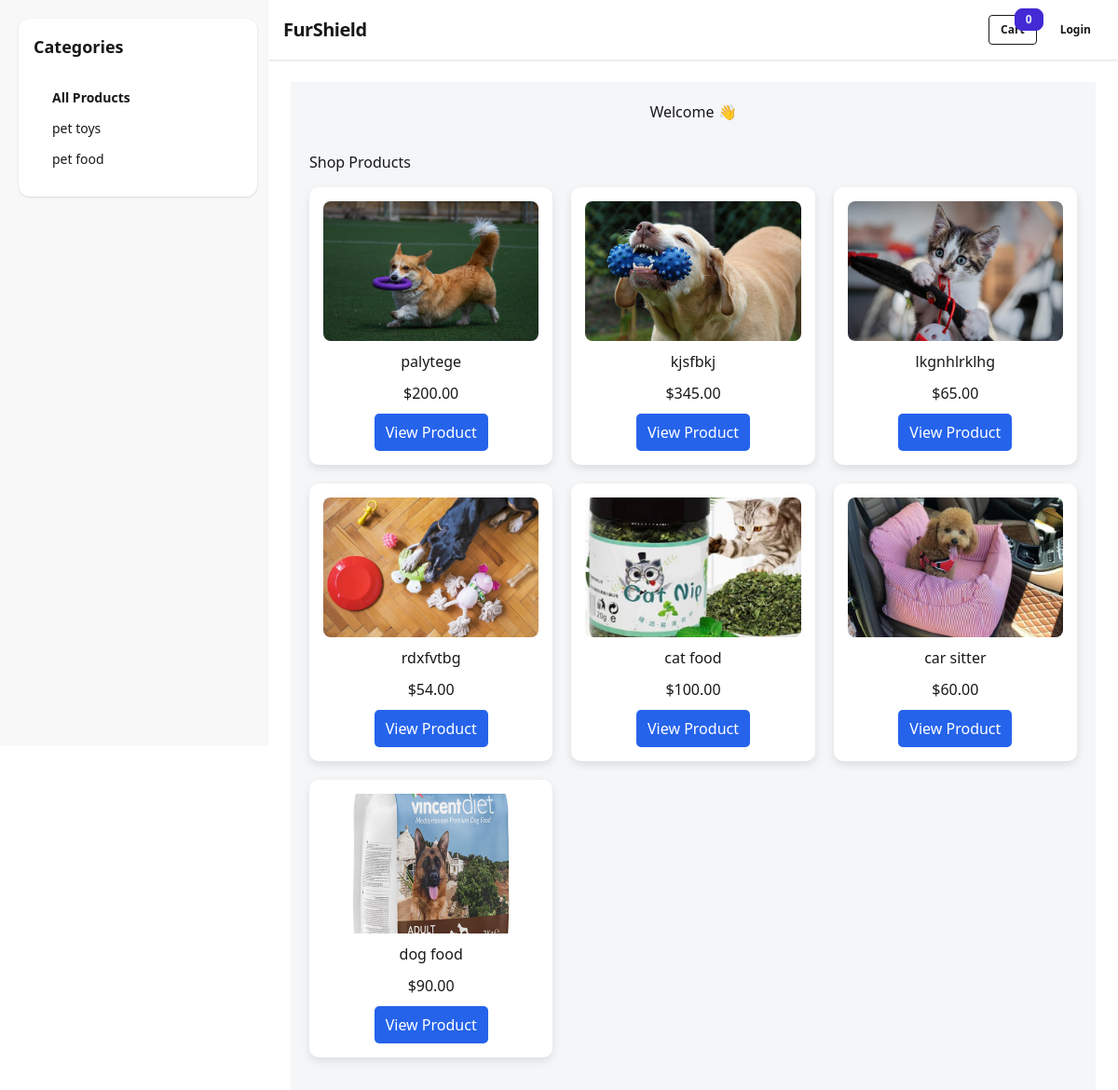
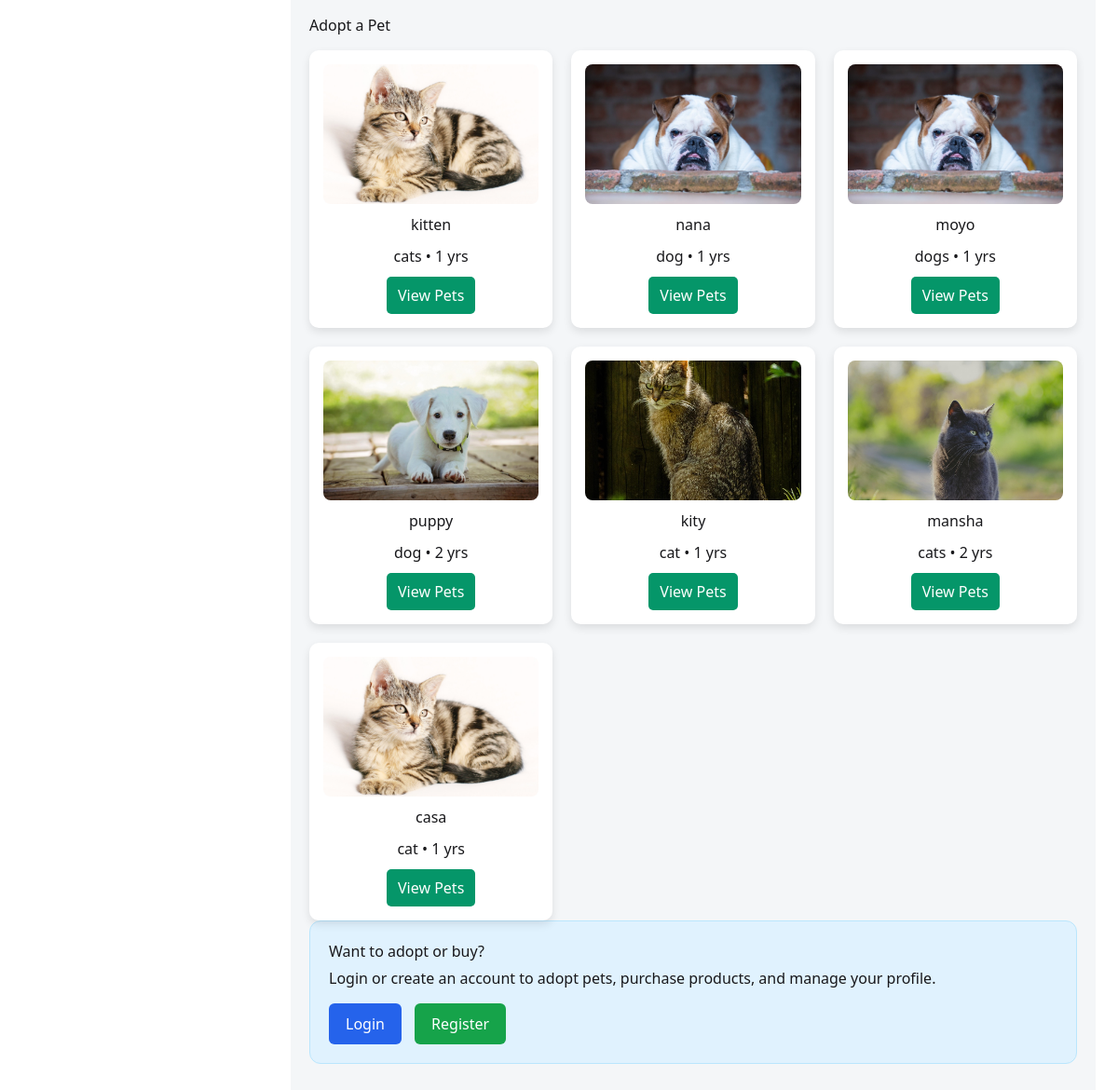
/guest/, run on the app's committed database (2 pictures, top to bottom).
### myapp/models.py (models this page shows, shortened)
class Product(models.Model):
    category = models.ForeignKey(
        Category,
        on_delete=models.CASCADE,
        related_name='products'
    )
    name = models.CharField(max_length=100)
    description = models.TextField()
    price = models.DecimalField(max_digits=10, decimal_places=2)
    image = models.ImageField(upload_to='product_images/')
    stock_quantity = models.PositiveIntegerField()

class Pet(models.Model):
    owner = models.ForeignKey(
        User,
        on_delete=models.CASCADE,
        related_name='pets',
        null=True,
        blank=True
    )
    shelter = models.ForeignKey(
        User,
        on_delete=models.CASCADE,
        related_name='shelter_pets',
        null=True,
        blank=True
    )
    is_adoptable = models.BooleanField(default=False)
    image = models.ImageField(upload_to='pets/', blank=True, null=True)
    pet_name = models.CharField(max_length=100)
    pet_type = models.CharField(max_length=50)
    age = models.PositiveIntegerField(null=True, blank=True)
    breed = models.CharField(max_length=100, blank=True)
    gender = models.CharField(max_length=20)
    special_needs = models.BooleanField(default=False)

class Category(models.Model):
    name = models.CharField(max_length=100)
    image = models.ImageField(upload_to='category_images/')

### myapp/views.py (the view)
# urls.py: path('guest/', views.guest_home, name='guest_home'),
def guest_home(request):
    products = Product.objects.all()
    pets = Pet.objects.filter(is_adoptable=True)
    return render(request, 'guest_home.html', {
        'products': products,
        'pets': pets
    })

### myapp/context_processors.py (called while the page is built)
def categories_processor(request):
    from .models import Category
    return {
        'categories': Category.objects.all()
    }

### myapp/templates/guest_home.html
{% extends 'base.html' %}
{% block content %}
<div style="padding: 20px; background: #f4f6f8; min-height: 100vh;">
    <h1 style="text-align:center; margin-bottom:30px;">
        Welcome 👋
    </h1>
    <div style="max-width:1100px; margin:0 auto 50px auto;">
        <h2 style="margin-bottom:15px;">Shop Products</h2>
        {% if products %}
            <div style="
                display:grid;
                grid-template-columns: repeat(auto-fill, minmax(220px, 1fr));
                gap:20px;
            ">
                {% for product in products %}
                    <div style="
                        background:white;
                        border-radius:10px;
                        padding:15px;
                        box-shadow:0 4px 10px rgba(0,0,0,0.1);
                        text-align:center;
                    ">
                        {% if product.image %}
                            <img src="{{ product.image.url }}"
                                 alt="{{ product.name }}"
                                 style="width:100%; height:150px; object-fit:cover; border-radius:8px;">
                        {% endif %}
                        <h3 style="margin:10px 0;">{{ product.name }}</h3>
                        <p>${{ product.price }}</p>
                        <a href="{% url 'product_detail' product.id %}"
                           style="
                               display:inline-block;
                               margin-top:10px;
                               padding:8px 12px;
                               background:#2563eb;
                               color:white;
                               text-decoration:none;
                               border-radius:5px;
                           ">
                            View Product
                        </a>
                    </div>
                {% endfor %}
            </div>
        {% else %}
            <p>No products available.</p>
        {% endif %}
    </div>
    <div style="max-width:1100px; margin:0 auto;">
        <h2 style="margin-bottom:15px;">Adopt a Pet</h2>
        {% if pets %}
            <div style="
                display:grid;
                grid-template-columns: repeat(auto-fill, minmax(220px, 1fr));
                gap:20px;
            ">
                {% for pet in pets %}
                    <div style="
                        background:white;
                        border-radius:10px;
                        padding:15px;
                        box-shadow:0 4px 10px rgba(0,0,0,0.1);
                        text-align:center;
                    ">
                        {% if pet.image %}
                            <img src="{{ pet.image.url }}"
                                 alt="{{ pet.pet_name }}"
                                 style="width:100%; height:150px; object-fit:cover; border-radius:8px;">
                        {% endif %}
                        <h3 style="margin:10px 0;">{{ pet.pet_name }}</h3>
                        <p>
                            {{ pet.pet_type }}
                            {% if pet.age %} • {{ pet.age }} yrs{% endif %}
                        </p>
                        <a href="{% url 'adoptable_pets' %}"
                           style="
                               display:inline-block;
                               margin-top:10px;
                               padding:8px 12px;
                               background:#059669;
                               color:white;
                               text-decoration:none;
                               border-radius:5px;
                           ">
                            View Pets
                        </a>
                    </div>
                {% endfor %}
            </div>
        {% else %}
            <p>No pets available for adoption right now.</p>
        {% endif %}
    </div>
    {% if not user.is_authenticated %}
<div style="
    max-width:1100px;
    margin:0 auto 40px auto;
    padding:20px;
    background:#e0f2fe;
    border:1px solid #bae6fd;
    border-radius:12px;
    display:flex;
    flex-wrap:wrap;
    justify-content:space-between;
    align-items:center;
    gap:15px;
">
    <div>
        <h2 style="margin:0 0 5px 0;">Want to adopt or buy?</h2>
        <p style="margin:0;">
            Login or create an account to adopt pets, purchase products,
            and manage your profile.
        </p>
    </div>
    <div>
        <a href="{% url 'login' %}"
           style="
               padding:10px 18px;
               background:#2563eb;
               color:white;
               text-decoration:none;
               border-radius:6px;
               margin-right:10px;
               display:inline-block;
           ">
            Login
        </a>
        <a href="{% url 'register' %}"
           style="
               padding:10px 18px;
               background:#16a34a;
               color:white;
               text-decoration:none;
               border-radius:6px;
               display:inline-block;
           ">
            Register
        </a>
    </div>
</div>
{% endif %}
</div>
{% endblock %}

### myapp/templates/partials/category_sidebar.html
<div class="w-full md:w-64 bg-base-100 rounded-xl shadow p-4">
  <h3 class="text-lg font-bold mb-4">Categories</h3>
  <ul class="menu bg-base-100 rounded-box">
    <li>
      <a href="{% url 'view_products' %}" class="font-semibold">
        All Products
      </a>
    </li>
    {% for category in categories %}
    <li>
      <a href="{% url 'category_products' category.id %}">
        {{ category.name }}
      </a>
    </li>
    {% empty %}
    <li class="opacity-70">No categories</li>
    {% endfor %}
  </ul>
</div>

### data on the page
Product: image (picture), name "palytege", price "200.00"
Product: image (picture), name "kjsfbkj", price "345.00"
Product: image (picture), name "lkgnhlrklhg", price "65.00"
Product: image (picture), name "rdxfvtbg", price "54.00"
Product: image (picture), name "cat food", price "100.00"
Product: image (picture), name "car sitter", price "60.00"
Product: image (picture), name "dog food", price "90.00"
Pet: image (picture), pet_name "kitten", pet_type "cats", age "1"
Pet: image (picture), pet_name "nana", pet_type "dog", age "1"
Pet: image (picture), pet_name "moyo", pet_type "dogs", age "1"
Pet: image (picture), pet_name "puppy", pet_type "dog", age "2"
Pet: image (picture), pet_name "kity", pet_type "cat", age "1"
Pet: image (picture), pet_name "mansha", pet_type "cats", age "2"
Pet: image (picture), pet_name "casa", pet_type "cat", age "1"
Category: name "pet toys"
Category: name "pet food"

### other printed values
{{ request.session.cart|length|default:"0" }} "0"
